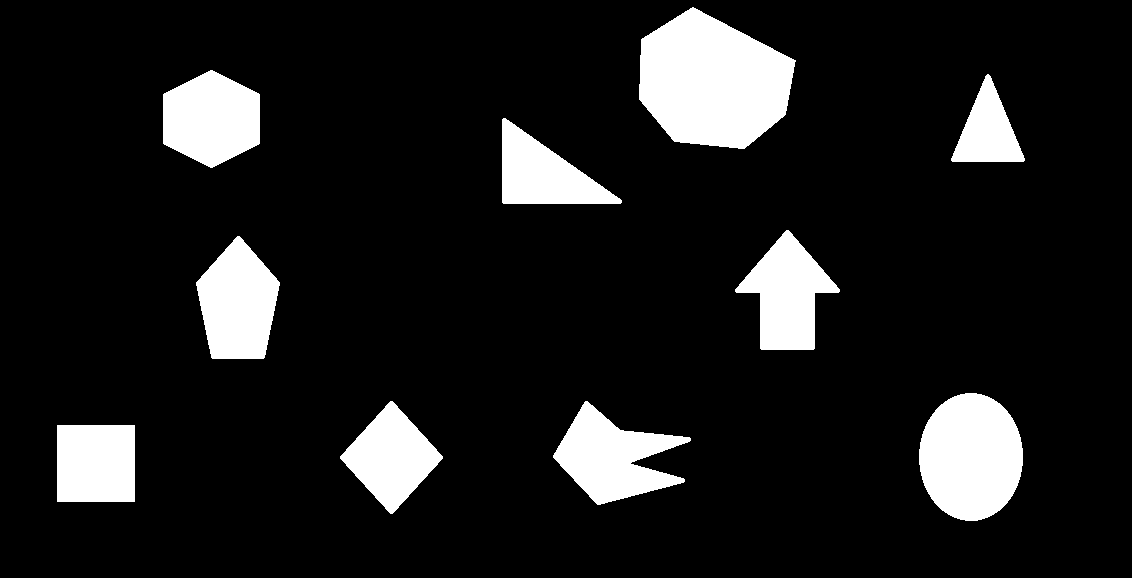
//> input picture RVAU - SECOND PROJ/images/figuras.png, 1132 x 578 px
$ ./main   (built with g++ and OpenCV 4)
//> lines starting //> are read from the running program, lines starting //| are printed output that depends on the picture; after the words box and inside, x2 and y2 are one past the last pixel; in counts of white or black regions, pixels touching at a corner belong together
// [79 lines of commented-out code are left out]


#include <opencv\cv.h>
#include <opencv\highgui.h>
using namespace std;

int main()
{

 IplImage* img =  cvLoadImage("images/figuras.png");
//> img is the input picture: 578 rows x 1132 cols, CV_8UC3; 11.6% white; 10 white regions, largest, box (x1, y1, x2, y2) and area: (639, 7, 796, 149) 15988, (919, 393, 1023, 521) 10455, (553, 401, 691, 505) 7312

 //show the original image
 cvNamedWindow("Raw");
 cvShowImage("Raw",img);

 //converting the original image into grayscale
 IplImage* imgGrayScale = cvCreateImage(cvGetSize(img), 8, 1);
 cvCvtColor(img,imgGrayScale,CV_BGR2GRAY);
//> imgGrayScale: 578 rows x 1132 cols, CV_8UC1; 11.6% white; 10 white regions

 //thresholding the grayscale image to get better results
 cvThreshold(imgGrayScale,imgGrayScale,128,255,CV_THRESH_BINARY);

 CvSeq* contours;  //hold the pointer to a contour in the memory block
 CvSeq* result;   //hold sequence of points of a contour
 CvMemStorage *storage = cvCreateMemStorage(0); //storage area for all contours

 //finding all contours in the image
 cvFindContours(imgGrayScale, storage, &contours, sizeof(CvContour), CV_RETR_LIST, CV_CHAIN_APPROX_SIMPLE, cvPoint(0,0));
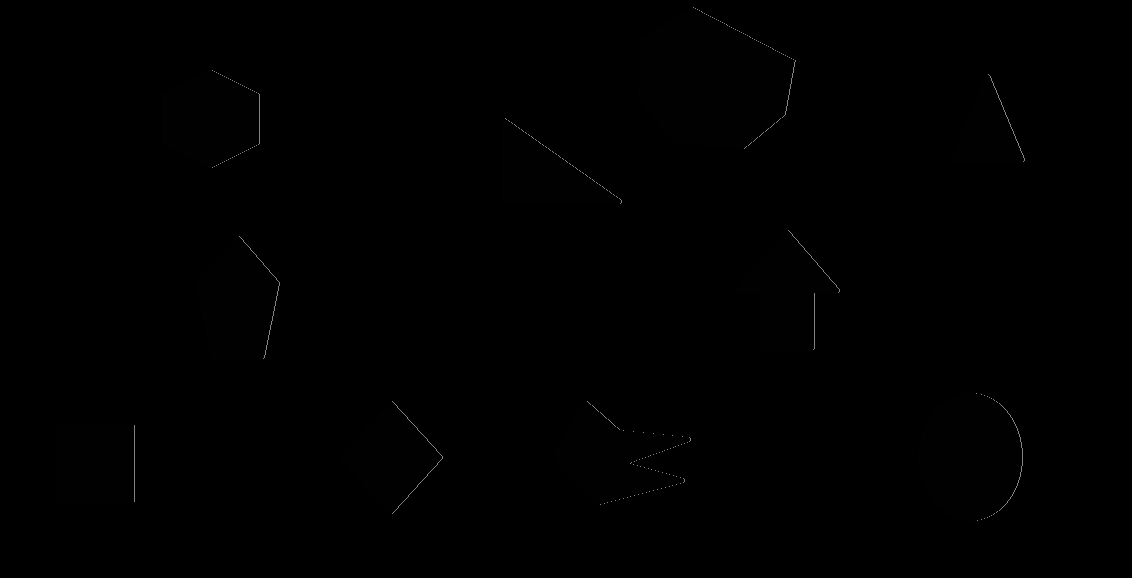
//> imgGrayScale: 578 rows x 1132 cols, CV_8UC1; min 0, max 130, mean 0.3
//> contours = 10 contours; largest, box (x1, y1, x2, y2) and area: (639, 7, 796, 149) 15776, (919, 393, 1023, 521) 10290, (196, 236, 280, 359) 7120, (553, 401, 691, 505) 7104, (163, 70, 260, 168) 7056

 //iterating through each contour
 while(contours)
 {
     //obtain a sequence of points of contour, pointed by the variable 'contour'
     result = cvApproxPoly(contours, sizeof(CvContour), storage, CV_POLY_APPROX_DP, cvContourPerimeter(contours)*0.02, 0);

     //if there are 3  vertices  in the contour(It should be a triangle)
    if(result->total==3 )
     {
         //iterating through each point
         CvPoint *pt[3];
         for(int i=0;i<3;i++){
             pt[i] = (CvPoint*)cvGetSeqElem(result, i);
         }

         //drawing lines around the triangle
         cvLine(img, *pt[0], *pt[1], cvScalar(255,0,0),4);
         cvLine(img, *pt[1], *pt[2], cvScalar(255,0,0),4);
         cvLine(img, *pt[2], *pt[0], cvScalar(255,0,0),4);

     }

     //if there are 4 vertices in the contour(It should be a quadrilateral)
     else if(result->total==4 )
     {
         //iterating through each point
         CvPoint *pt[4];
         for(int i=0;i<4;i++){
             pt[i] = (CvPoint*)cvGetSeqElem(result, i);
         }

         //drawing lines around the quadrilateral
         cvLine(img, *pt[0], *pt[1], cvScalar(0,255,0),4);
         cvLine(img, *pt[1], *pt[2], cvScalar(0,255,0),4);
         cvLine(img, *pt[2], *pt[3], cvScalar(0,255,0),4);
         cvLine(img, *pt[3], *pt[0], cvScalar(0,255,0),4);
     }

  //if there are 7  vertices  in the contour(It should be a heptagon)
     else if(result->total ==7  )
     {
         //iterating through each point
         CvPoint *pt[7];
         for(int i=0;i<7;i++){
             pt[i] = (CvPoint*)cvGetSeqElem(result, i);
         }

         //drawing lines around the heptagon
         cvLine(img, *pt[0], *pt[1], cvScalar(0,0,255),4);
         cvLine(img, *pt[1], *pt[2], cvScalar(0,0,255),4);
         cvLine(img, *pt[2], *pt[3], cvScalar(0,0,255),4);
         cvLine(img, *pt[3], *pt[4], cvScalar(0,0,255),4);
         cvLine(img, *pt[4], *pt[5], cvScalar(0,0,255),4);
         cvLine(img, *pt[5], *pt[6], cvScalar(0,0,255),4);
         cvLine(img, *pt[6], *pt[0], cvScalar(0,0,255),4);
     }

     //obtain the next contour
     contours = contours->h_next;
 }
//> this loop made 10 passes
//> contours on pass 10: 0 contours
//> pass 1, `cvLine(img, *pt[0], *pt[1], cvScalar(0,255,0),4);`:
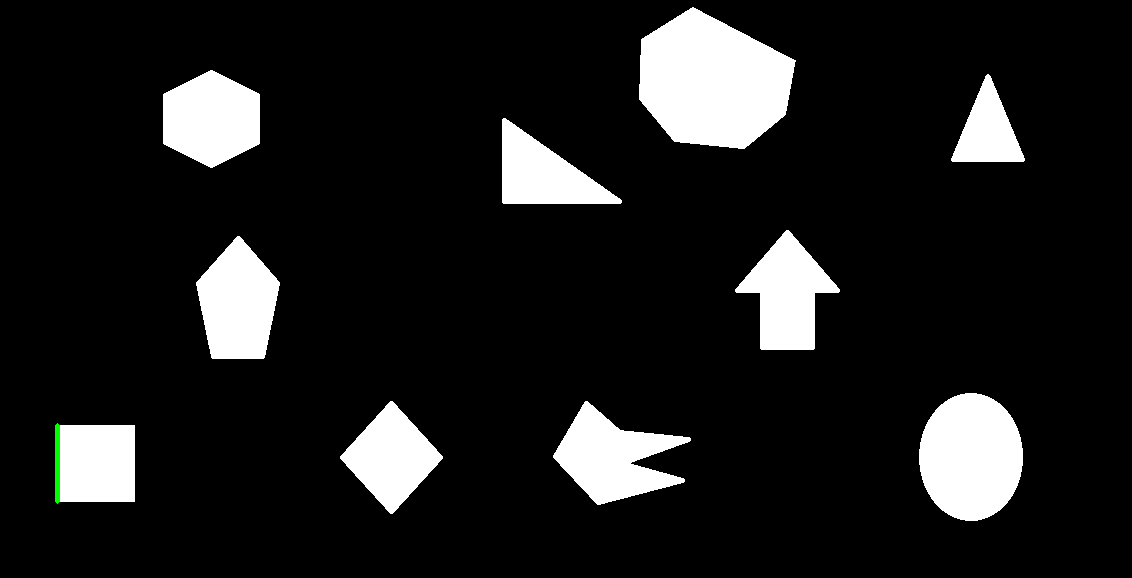
//> img: 578 rows x 1132 cols, CV_8UC3; 0.06% of pixels changed, all inside (x1, y1, x2, y2) = (55, 423, 60, 504)
//> pass 1, `cvLine(img, *pt[1], *pt[2], cvScalar(0,255,0),4);`:
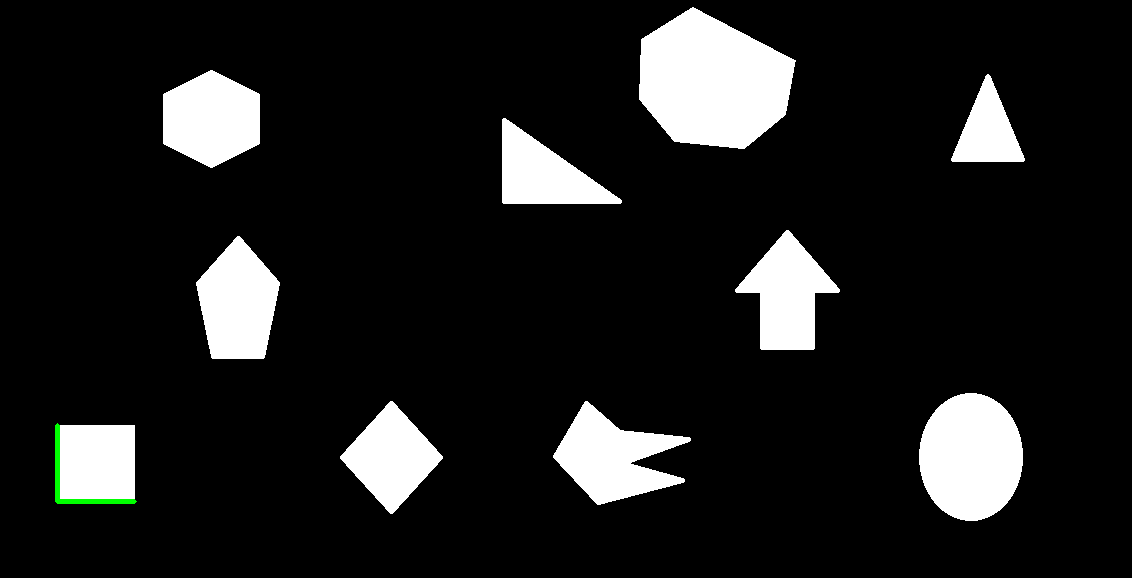
//> img: 578 rows x 1132 cols, CV_8UC3; 0.06% of pixels changed, all inside (x1, y1, x2, y2) = (58, 499, 137, 504)
//> pass 1, `cvLine(img, *pt[2], *pt[3], cvScalar(0,255,0),4);`:
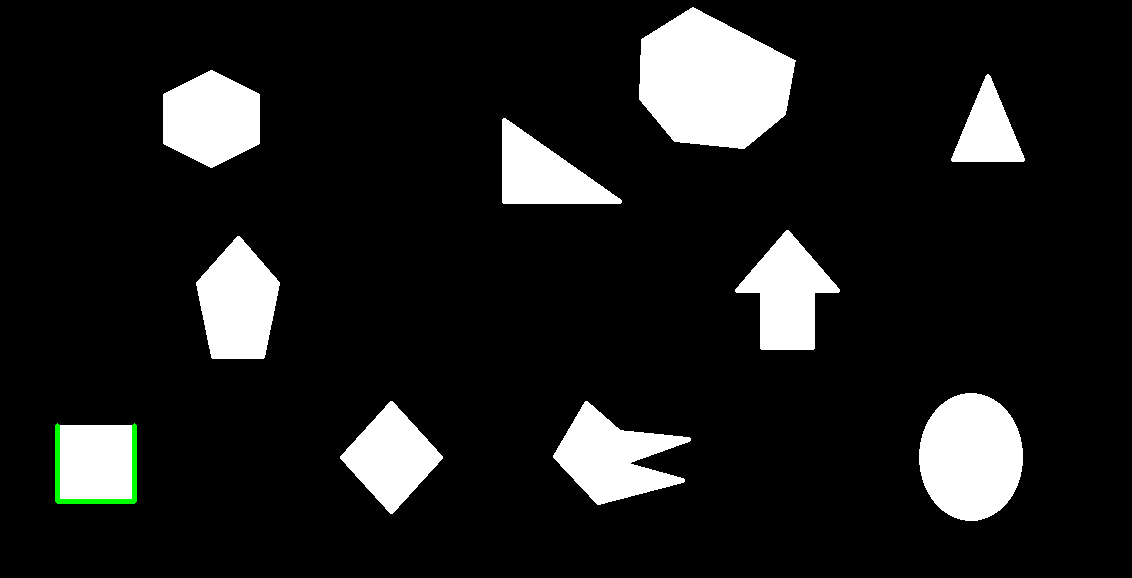
//> img: 578 rows x 1132 cols, CV_8UC3; 0.06% of pixels changed, all inside (x1, y1, x2, y2) = (132, 423, 137, 501)
//> pass 1, `cvLine(img, *pt[3], *pt[0], cvScalar(0,255,0),4);`:
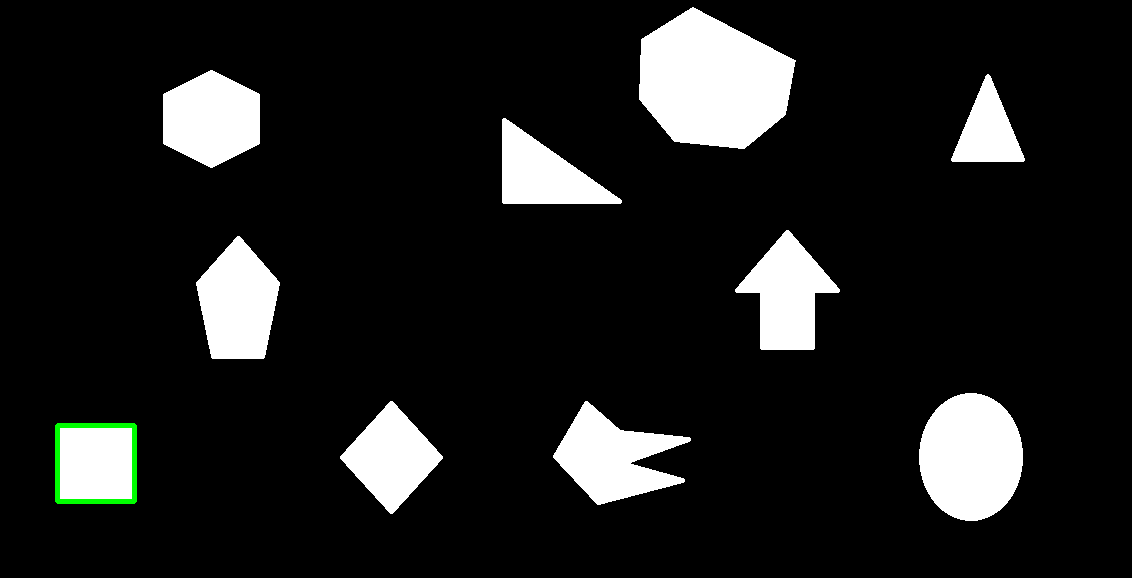
//> img: 578 rows x 1132 cols, CV_8UC3; 0.06% of pixels changed, all inside (x1, y1, x2, y2) = (58, 423, 134, 428)
//> after the loop:
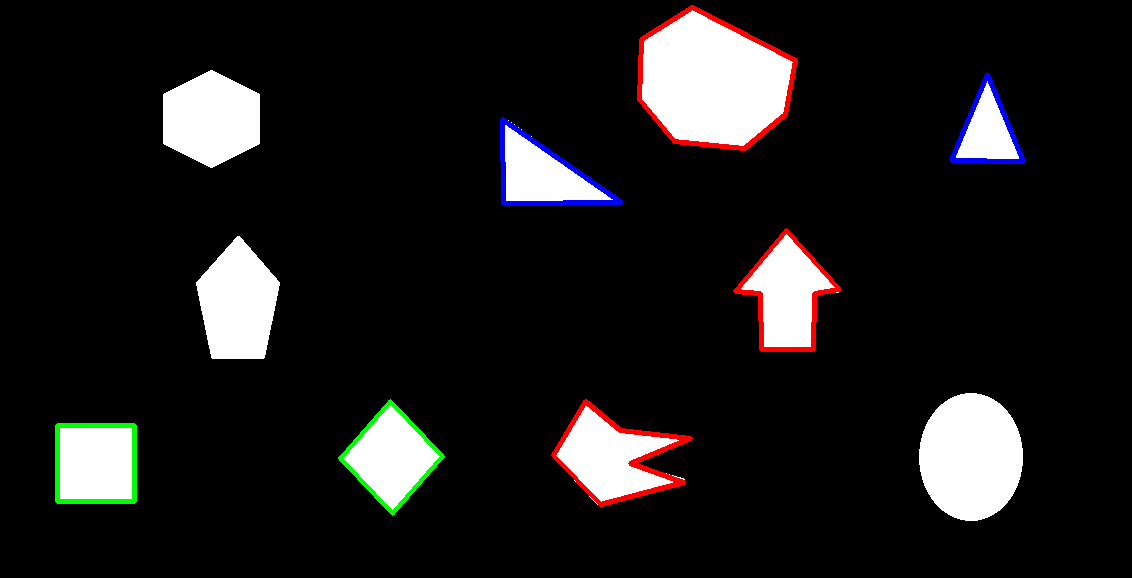
//> img: 578 rows x 1132 cols, CV_8UC3; 1.62% of pixels changed, all inside (x1, y1, x2, y2) = (338, 5, 1026, 516)

 //show the image in which identified shapes are marked
 cvNamedWindow("Tracked");
 cvShowImage("Tracked",img);

 cvWaitKey(0); //wait for a key press

 //cleaning up
 cvDestroyAllWindows();
 cvReleaseMemStorage(&storage);
 cvReleaseImage(&img);
 cvReleaseImage(&imgGrayScale);

 system("pause");
 return 0;
}
